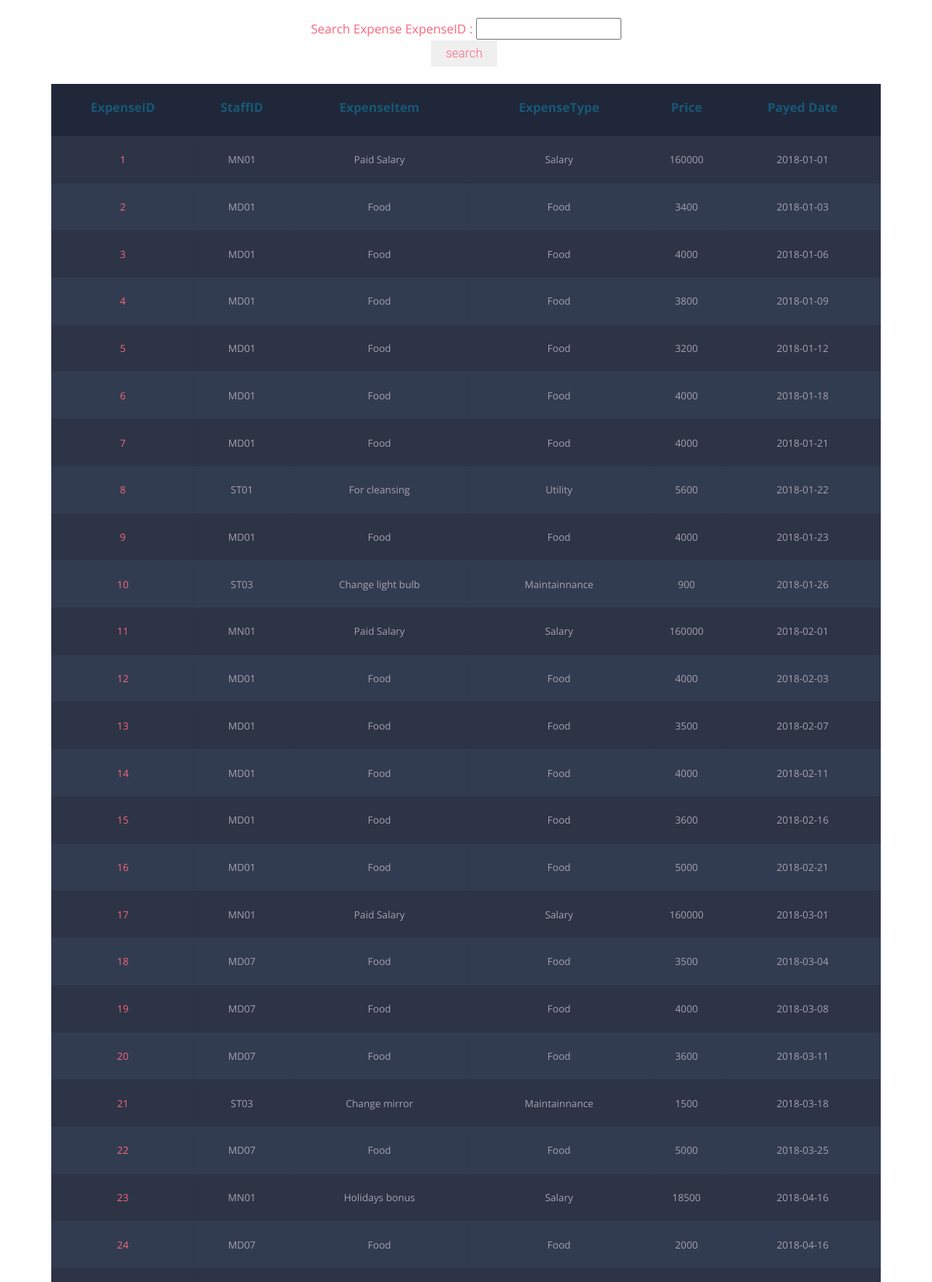
Screenshot of /SearchExpense.php (upper part) with the database file from the repository.
### tables this page shows
CREATE TABLE `expense_item` (
  `ExpenseID` int(6) NOT NULL,
  `ExpenseItem` varchar(32) NOT NULL,
  `ExpenseType` varchar(16) NOT NULL,
  `Price` float NOT NULL
);

CREATE TABLE `expense_account` (
  `ExpenseID` int(6) NOT NULL,
  `PayedDate` date NOT NULL,
  `StaffID` varchar(8) NOT NULL
);

### SearchExpense.php (the view, shortened to what this page needs)
<html>
<head>
    <link rel="stylesheet" href="main.css">
    <link href="//maxcdn.bootstrapcdn.com/bootstrap/4.1.1/css/bootstrap.min.css" rel="stylesheet" id="bootstrap-css">
    <link rel='stylesheet' href='https://use.fontawesome.com/releases/v5.7.0/css/all.css'>
    <link rel="stylesheet" href="nav.css">
    <link rel="stylesheet" href="main.css">
</head>
<?php
    $con=mysqli_connect("127.0.0.1","root","","hotel_db");
    ?>
    <br>
    <center>
        <form action="SearchExpense.php" method="get">
        </span> <span class="red"><b>Search Expense </h1>ExpenseID : </span><input name="txtSearch" type="text">
        <br><input type="submit" class="button1" value="search"></p>
        </form>
    </center>
    <table class="container">
		<tr>
			<th><h1>ExpenseID</h1></th>
			<th><h1>StaffID</h1></th>
			<th><h1>ExpenseItem</h1></th>
            <th><h1>ExpenseType</h1></th>
            <th><h1>Price</h1></th>
            <th><h1>Payed Date</h1></th>
		</tr>
<?php
    if(isset($_GET['txtSearch']) && $_GET['txtSearch'] != "")
    {
        $sql = "SELECT StaffID,a.ExpenseID,PayedDate,ExpenseItem,ExpenseType,Price
        FROM expense_account a, expense_item i
        WHERE a.ExpenseID = i.ExpenseID AND a.ExpenseID = '".$_GET["txtSearch"]."' ";
        $query=mysqli_query($con,$sql) ;
        while($data = mysqli_fetch_array($query)) : ?>
            <tr>
                <td> <?php echo $data["ExpenseID"];?> </td>
                <td> <?php echo $data["StaffID"];?> </td>
                <td> <?php echo $data["ExpenseItem"];?> </td>
                <td> <?php echo $data["ExpenseType"];?> </td>
                <td> <?php echo $data["Price"];?> </td>
                <td> <?php echo $data["PayedDate"];?> </td>
            </tr>
        <?php endwhile ?>
    </table>
    <?php
    }
    else
    {
        $query=mysqli_query($con,"SELECT StaffID,a.ExpenseID,PayedDate,ExpenseItem,ExpenseType,Price FROM expense_account a, expense_item i
        WHERE a.ExpenseID=i.ExpenseID");
		while ($data = mysqli_fetch_array($query)) : ?>
                    <tr>
                        <td><?php echo $data["ExpenseID"];?></td>
                        <td><?php echo $data["StaffID"];?></td>
                        <td> <?php echo $data["ExpenseItem"];?> </td>
                        <td> <?php echo $data["ExpenseType"];?> </td>
                        <td><?php echo $data["Price"];?> </td>
                        <td><?php echo $data["PayedDate"];?> </td>
                    </tr>
            <?php endwhile ?>
        </table>
    <?php } ?>
<body>
</body>
</html>

### main.css (style rules this page uses)
body { font-family: 'Open Sans', sans-serif; font-weight: 300; line-height: 1.42em; color: #A7A1AE; background-color: #ffffff; }
h1 { font-size: 3em; font-weight: 300; line-height: 1em; text-align: center; color: #4DC3FA; }
.red { color: #FB667A }
.container th h1 { font-weight: bold; font-size: 1em; text-align: center; color: #185875; }
.container td { font-weight: normal; font-size: 0.8em; -webkit-box-shadow: 0 2px 2px -2px #0E1119; -moz-box-shadow: 0 2px 2px -2px #0E1119; box-shadow: 0 2px 2px -2px #0E1119; }
.container { text-align: center; overflow: hidden; width: 89%; margin: 0 auto; display: table; padding: 0 0 4em 0; }
.container td, .container th { padding-bottom: 2%; padding-top: 2%; padding-left: 2%; padding-right: 2%; }
.container tr:nth-child(odd) { background-color: #323C50; }
.container tr:nth-child(even) { background-color: #2C3446; }
.container th { background-color: #1F2739; }
.container td:first-child { color: #FB667A; }
.button1 { display: inline-block; padding: 0.35em 1.2em; border: 0.1em solid #ffffff; margin: 0 0.3em 0.3em 0; border-radius: 0.12em; box-sizing: border-box; text-decoration: none; font-family: 'Roboto', sans-serif; font-weight: 300; color: #FB667A; text-align: center; transition: all 0.2s; }

### rows the page displays
expense_item: ExpenseID.ExpenseID "1", ExpenseID.StaffID "MN01", ExpenseItem "Paid Salary", ExpenseType "Salary", Price "160000", ExpenseID.PayedDate "2018-01-01"
expense_item: ExpenseID.ExpenseID "2", ExpenseID.StaffID "MD01", ExpenseItem "Food", ExpenseType "Food", Price "3400", ExpenseID.PayedDate "2018-01-03"
expense_item: ExpenseID.ExpenseID "3", ExpenseID.StaffID "MD01", ExpenseItem "Food", ExpenseType "Food", Price "4000", ExpenseID.PayedDate "2018-01-06"
expense_item: ExpenseID.ExpenseID "4", ExpenseID.StaffID "MD01", ExpenseItem "Food", ExpenseType "Food", Price "3800", ExpenseID.PayedDate "2018-01-09"
expense_item: ExpenseID.ExpenseID "5", ExpenseID.StaffID "MD01", ExpenseItem "Food", ExpenseType "Food", Price "3200", ExpenseID.PayedDate "2018-01-12"
expense_item: ExpenseID.ExpenseID "6", ExpenseID.StaffID "MD01", ExpenseItem "Food", ExpenseType "Food", Price "4000", ExpenseID.PayedDate "2018-01-18"
expense_item: ExpenseID.ExpenseID "7", ExpenseID.StaffID "MD01", ExpenseItem "Food", ExpenseType "Food", Price "4000", ExpenseID.PayedDate "2018-01-21"
expense_item: ExpenseID.ExpenseID "8", ExpenseID.StaffID "ST01", ExpenseItem "For cleansing", ExpenseType "Utility", Price "5600", ExpenseID.PayedDate "2018-01-22"
expense_item: ExpenseID.ExpenseID "9", ExpenseID.StaffID "MD01", ExpenseItem "Food", ExpenseType "Food", Price "4000", ExpenseID.PayedDate "2018-01-23"
expense_item: ExpenseID.ExpenseID "10", ExpenseID.StaffID "ST03", ExpenseItem "Change light bulb", ExpenseType "Maintainnance", Price "900", ExpenseID.PayedDate "2018-01-26"
expense_item: ExpenseID.ExpenseID "11", ExpenseID.StaffID "MN01", ExpenseItem "Paid Salary", ExpenseType "Salary", Price "160000", ExpenseID.PayedDate "2018-02-01"
expense_item: ExpenseID.ExpenseID "12", ExpenseID.StaffID "MD01", ExpenseItem "Food", ExpenseType "Food", Price "4000", ExpenseID.PayedDate "2018-02-03"
expense_item: ExpenseID.ExpenseID "13", ExpenseID.StaffID "MD01", ExpenseItem "Food", ExpenseType "Food", Price "3500", ExpenseID.PayedDate "2018-02-07"
expense_item: ExpenseID.ExpenseID "14", ExpenseID.StaffID "MD01", ExpenseItem "Food", ExpenseType "Food", Price "4000", ExpenseID.PayedDate "2018-02-11"
expense_item: ExpenseID.ExpenseID "15", ExpenseID.StaffID "MD01", ExpenseItem "Food", ExpenseType "Food", Price "3600", ExpenseID.PayedDate "2018-02-16"
expense_item: ExpenseID.ExpenseID "16", ExpenseID.StaffID "MD01", ExpenseItem "Food", ExpenseType "Food", Price "5000", ExpenseID.PayedDate "2018-02-21"
expense_item: ExpenseID.ExpenseID "17", ExpenseID.StaffID "MN01", ExpenseItem "Paid Salary", ExpenseType "Salary", Price "160000", ExpenseID.PayedDate "2018-03-01"
expense_item: ExpenseID.ExpenseID "18", ExpenseID.StaffID "MD07", ExpenseItem "Food", ExpenseType "Food", Price "3500", ExpenseID.PayedDate "2018-03-04"
expense_item: ExpenseID.ExpenseID "19", ExpenseID.StaffID "MD07", ExpenseItem "Food", ExpenseType "Food", Price "4000", ExpenseID.PayedDate "2018-03-08"
expense_item: ExpenseID.ExpenseID "20", ExpenseID.StaffID "MD07", ExpenseItem "Food", ExpenseType "Food", Price "3600", ExpenseID.PayedDate "2018-03-11"
expense_item: ExpenseID.ExpenseID "21", ExpenseID.StaffID "ST03", ExpenseItem "Change mirror", ExpenseType "Maintainnance", Price "1500", ExpenseID.PayedDate "2018-03-18"
expense_item: ExpenseID.ExpenseID "22", ExpenseID.StaffID "MD07", ExpenseItem "Food", ExpenseType "Food", Price "5000", ExpenseID.PayedDate "2018-03-25"
expense_item: ExpenseID.ExpenseID "23", ExpenseID.StaffID "MN01", ExpenseItem "Holidays bonus", ExpenseType "Salary", Price "18500", ExpenseID.PayedDate "2018-04-16"
expense_item: ExpenseID.ExpenseID "24", ExpenseID.StaffID "MD07", ExpenseItem "Food", ExpenseType "Food", Price "2000", ExpenseID.PayedDate "2018-04-16"
